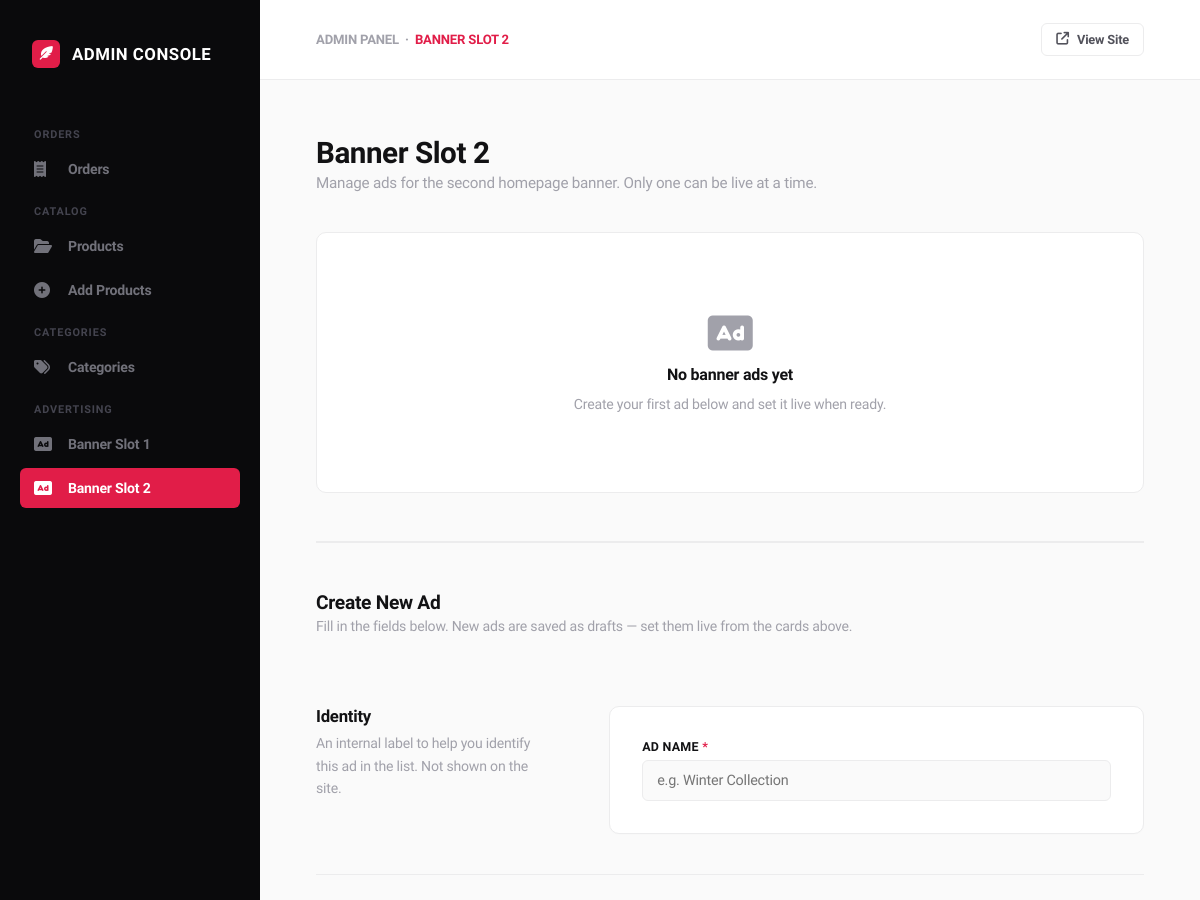
The page /banner-ads-2/ (signed in, upper part) on the database as committed earlier.
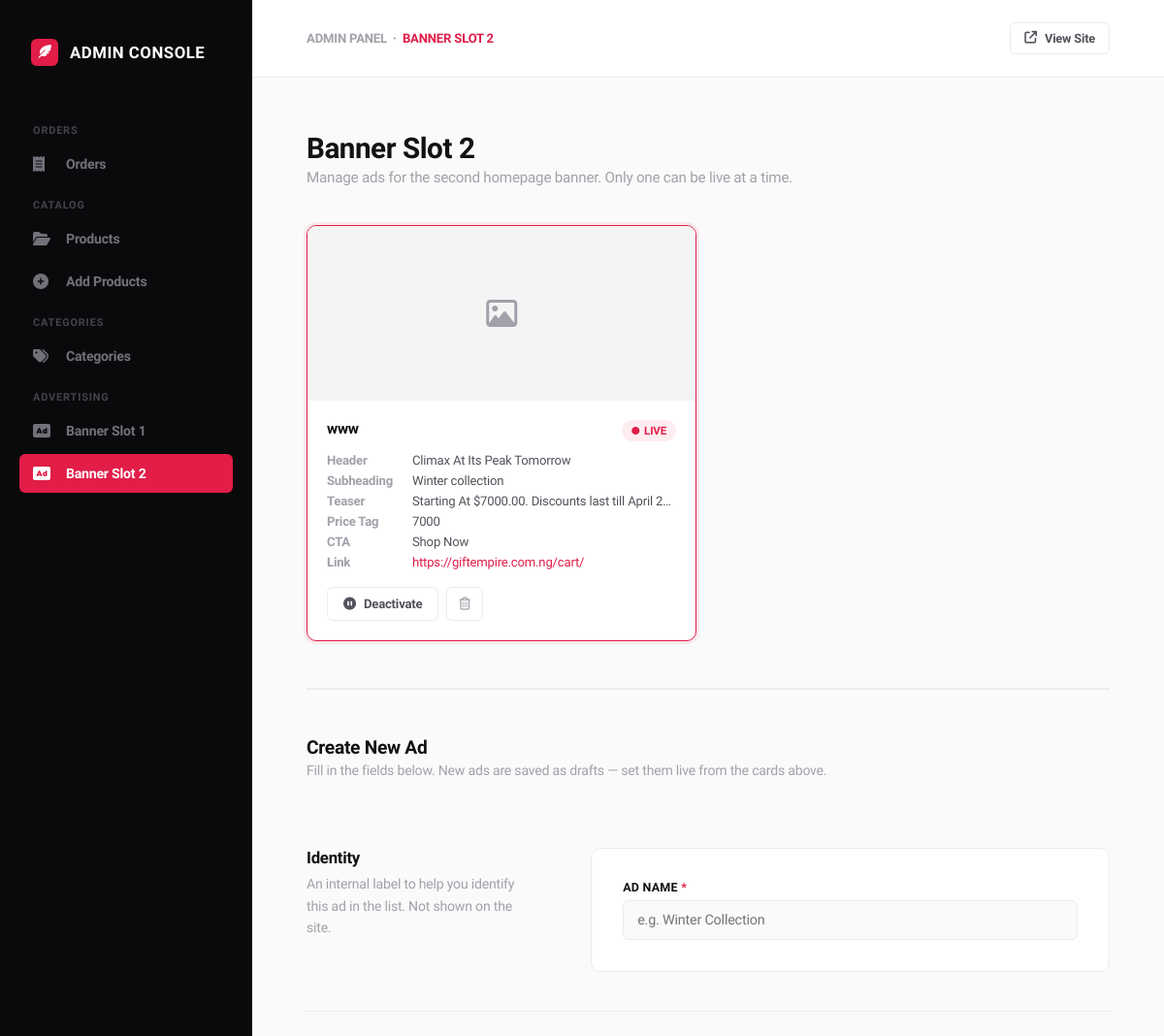
The same page on the database as committed later.
### ecommerce/models.py (models this page shows, shortened)
class BannerAd2(models.Model):
    name = models.CharField(
        max_length=255,
        help_text="Internal label for this ad (not shown on site)"
    )
    image = CloudinaryField('image')
    header = models.CharField(max_length=255)
    subheading = models.CharField(max_length=255)
    teaser = models.CharField(max_length=255, blank=True)
    cta_text = models.CharField(max_length=100, default='Shop Now')
    price_tag = models.CharField(max_length=50, blank=True)
    redirect_url = models.URLField()
    is_active = models.BooleanField(default=False)
    created_at = models.DateTimeField(auto_now_add=True)
    updated_at = models.DateTimeField(auto_now=True)
    class Meta:
        ordering = ['-created_at']
        verbose_name = 'Banner Ad 2'
        verbose_name_plural = 'Banner Ads 2'
    @property
    def image_url(self):
        if self.image:
            return CloudinaryImage(str(self.image)).build_url(
                width=1670, height=820, crop='fill', format='webp', quality='auto'
            )
        return None

### ecommerce/views.py (the view, shortened to what this page needs)
# urls.py: path('banner-ads-2/', admin_banner_ads2, name='admin_banner_ads2'),
def admin_banner_ads2(request):
    if not request.user.is_superuser:
        messages.error(request, 'Access Denied')
        return redirect("ecommerce:home")
    ads = BannerAd2.objects.all()
    return render(request, 'Admin/admin_banner_ads2.html', {'ads': ads})

### cart/cart.py (called while the page is built)
    def total_quantities(self):
        total = 0
        for item in self.cart.values():
            if 'quantity' in item and 'quantity' in item['quantity']:
                total += item['quantity']['quantity']
        return total

### cart/context_processors.py (called while the page is built)
def cart_quantity(request):
    cart = Cart(request)
    return {'cart_qty': cart.total_quantities()}

### ecommerce/context_processors.py (called while the page is built, shortened)
def categories(request):
    active_children = Category.objects.filter(is_active=True)
    top_level = Category.objects.filter(
        parent=None,
        is_active=True
    ).prefetch_related(
        Prefetch('children', queryset=active_children)
    )
    return {'categories': top_level}

def currency(request):
    code = request.session.get('currency', 'NGN')
    rate = 1
    return {
        'current_currency': code,
        'current_currency_symbol': CURRENCY_SYMBOLS.get(code, '₦'),
        'current_currency_rate': rate,
    }

### templates/Admin/admin_banner_ads2.html (shortened to what the changed rows need)
{% load static %}
<!DOCTYPE html>
<html lang="en">
<head>
    <link rel="stylesheet" href="https://cdnjs.cloudflare.com/ajax/libs/font-awesome/6.4.0/css/all.min.css">
</head>
<body>
<div class="main-wrapper">
    <main class="page-content">
        <div class="view-title-block">
            <h1>Banner Slot 2</h1>
        </div>
        {% if ads %}
        <div class="ads-grid">
            {% for ad in ads %}
            <div class="ad-card {% if ad.is_active %}is-live{% endif %}">
                {% if ad.image_url %}
                    <img class="ad-card-image" src="{{ ad.image_url }}" alt="{{ ad.header }}">
                {% else %}
                    <div class="ad-card-image-placeholder">
                        <i class="fa-regular fa-image"></i>
                    </div>
                {% endif %}
                <div class="ad-card-body">
                    <div class="ad-card-top">
                        <span class="ad-card-name">{{ ad.name }}</span>
                        {% if ad.is_active %}
                            <span class="status-pill pill-live"><i class="fa-solid fa-circle" style="font-size:0.5rem;"></i> Live</span>
                        {% else %}
                            <span class="status-pill pill-draft">Draft</span>
                        {% endif %}
                    </div>
                    <div class="ad-card-meta">
                        <div class="ad-meta-row">
                            <span class="ad-meta-label">Header</span>
                            <span class="ad-meta-value">{{ ad.header }}</span>
                        </div>
                        <div class="ad-meta-row">
                            <span class="ad-meta-label">Subheading</span>
                            <span class="ad-meta-value">{{ ad.subheading }}</span>
                        </div>
                        {% if ad.teaser %}
                        <div class="ad-meta-row">
                            <span class="ad-meta-label">Teaser</span>
                            <span class="ad-meta-value">{{ ad.teaser }}</span>
                        </div>
                        {% endif %}
                        {% if ad.price_tag %}
                        <div class="ad-meta-row">
                            <span class="ad-meta-label">Price Tag</span>
                            <span class="ad-meta-value">{{ ad.price_tag }}</span>
                        </div>
                        {% endif %}
                        <div class="ad-meta-row">
                            <span class="ad-meta-label">CTA</span>
                            <span class="ad-meta-value">{{ ad.cta_text }}</span>
                        </div>
                        <div class="ad-meta-row">
                            <span class="ad-meta-label">Link</span>
                            <span class="ad-meta-value" style="color:var(--pink-accent);">{{ ad.redirect_url }}</span>
                        </div>
                    </div>
                    <div class="ad-card-actions">
                        {% if not ad.is_active %}
                        <form method="POST" style="display:contents;">
                            {% csrf_token %}
                            <input type="hidden" name="action" value="set_live">
                            <input type="hidden" name="ad_id" value="{{ ad.id }}">
                            <button type="submit" class="action-btn action-btn-primary">
                                <i class="fa-solid fa-circle-play"></i> Set Live
                            </button>
                        </form>
                        {% else %}
                        <form method="POST" style="display:contents;">
                            <button type="submit" class="action-btn action-btn-secondary">
                                <i class="fa-solid fa-circle-pause"></i> Deactivate
                            </button>
                        </form>
                        {% endif %}
                        <button class="action-btn action-btn-ghost"
                                onclick="confirmDelete({{ ad.id }}, '{{ ad.name|escapejs }}')">
                            <i class="fa-regular fa-trash-can"></i>
                        </button>
                    </div>
                </div>
            </div>
            {% endfor %}
        </div>
        {% else %}
        <div class="empty-state" style="margin-bottom:48px;">
            <i class="fa-solid fa-rectangle-ad"></i>
            <h3>No banner ads yet</h3>
            <p>Create your first ad below and set it live when ready.</p>
        </div>
        {% endif %}
        <div class="create-section-header">
            <div>
                <h2>Create New Ad</h2>
            </div>
        </div>
    </main>
</div>
</body>
</html>

Rows that differ between the two databases and show on the page:
added BannerAd2: name "www", is_active True (drawn), header "Climax At Its Peak Tomorrow", subheading "Winter collection", teaser "Starting At $7000.00. Discounts last till April 2…", price_tag "7000", cta_text "Shop Now", redirect_url "https://giftempire.com.ng/cart/"
Other text that changed with them:
text no longer shown: "No banner ads yet Create your first ad below and set it live when ready."
